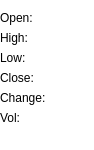
<?xml version="1.0" encoding="UTF-8"?>
<ui version="4.0">
 <class>cornerWidget</class>
 <widget class="QWidget" name="cornerWidget">
  <property name="geometry">
   <rect>
    <x>0</x>
    <y>0</y>
    <width>94</width>
    <height>150</height>
   </rect>
  </property>
  <property name="windowTitle">
   <string>Form</string>
  </property>
  <property name="styleSheet">
   <string notr="true">background: transparent</string>
  </property>
  <layout class="QFormLayout" name="formLayout">
   <property name="sizeConstraint">
    <enum>QLayout::SizeConstraint::SetMinimumSize</enum>
   </property>
   <property name="leftMargin">
    <number>0</number>
   </property>
   <property name="rightMargin">
    <number>0</number>
   </property>
   <property name="bottomMargin">
    <number>0</number>
   </property>
   <item row="1" column="0">
    <widget class="QLabel" name="label_5">
     <property name="text">
      <string>High:</string>
     </property>
    </widget>
   </item>
   <item row="2" column="0">
    <widget class="QLabel" name="label">
     <property name="text">
      <string>Low:</string>
     </property>
    </widget>
   </item>
   <item row="4" column="0">
    <widget class="QLabel" name="label_2">
     <property name="text">
      <string>Change:</string>
     </property>
    </widget>
   </item>
   <item row="5" column="0">
    <widget class="QLabel" name="label_3">
     <property name="text">
      <string>Vol:</string>
     </property>
    </widget>
   </item>
   <item row="0" column="0">
    <widget class="QLabel" name="label_4">
     <property name="text">
      <string>Open:</string>
     </property>
    </widget>
   </item>
   <item row="3" column="0">
    <widget class="QLabel" name="label_6">
     <property name="text">
      <string>Close:</string>
     </property>
    </widget>
   </item>
   <item row="0" column="1">
    <widget class="QLabel" name="label_open">
     <property name="text">
      <string/>
     </property>
    </widget>
   </item>
   <item row="1" column="1">
    <widget class="QLabel" name="label_high">
     <property name="text">
      <string/>
     </property>
    </widget>
   </item>
   <item row="2" column="1">
    <widget class="QLabel" name="label_low">
     <property name="text">
      <string/>
     </property>
    </widget>
   </item>
   <item row="3" column="1">
    <widget class="QLabel" name="label_close">
     <property name="text">
      <string/>
     </property>
    </widget>
   </item>
   <item row="4" column="1">
    <widget class="QLabel" name="label_change">
     <property name="text">
      <string/>
     </property>
    </widget>
   </item>
   <item row="5" column="1">
    <widget class="QLabel" name="label_vol">
     <property name="text">
      <string/>
     </property>
    </widget>
   </item>
  </layout>
 </widget>
 <resources/>
 <connections/>
</ui>
